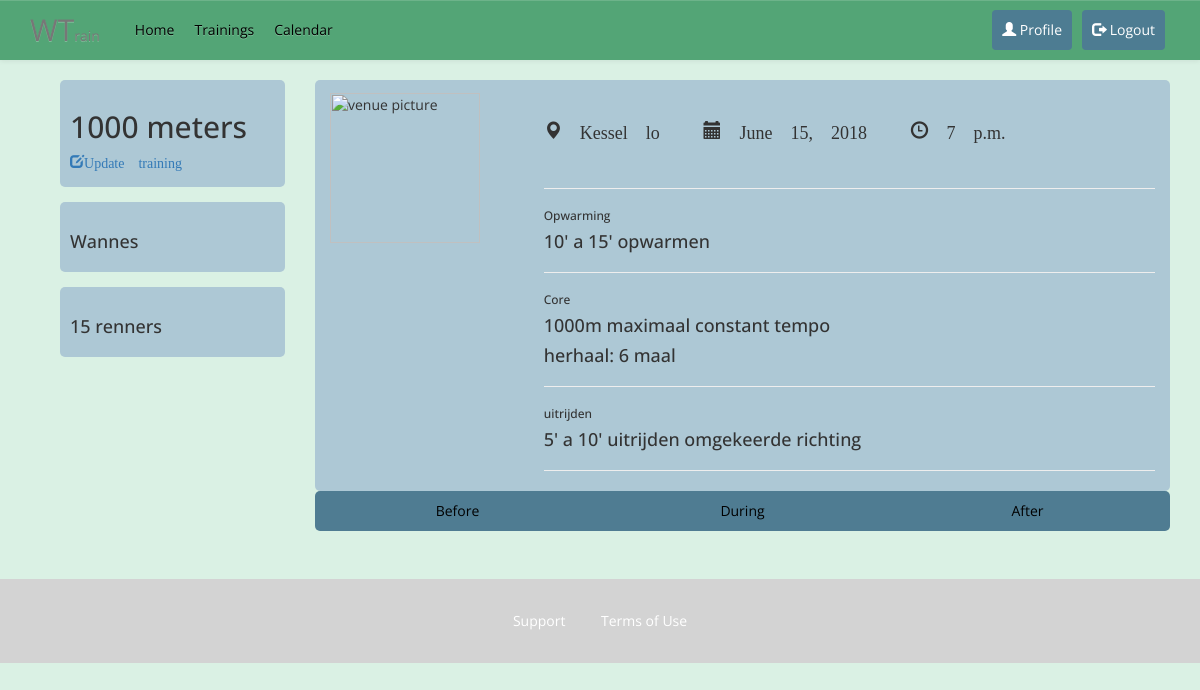
Before: /training-detail/9/ (signed in) with the older database file.
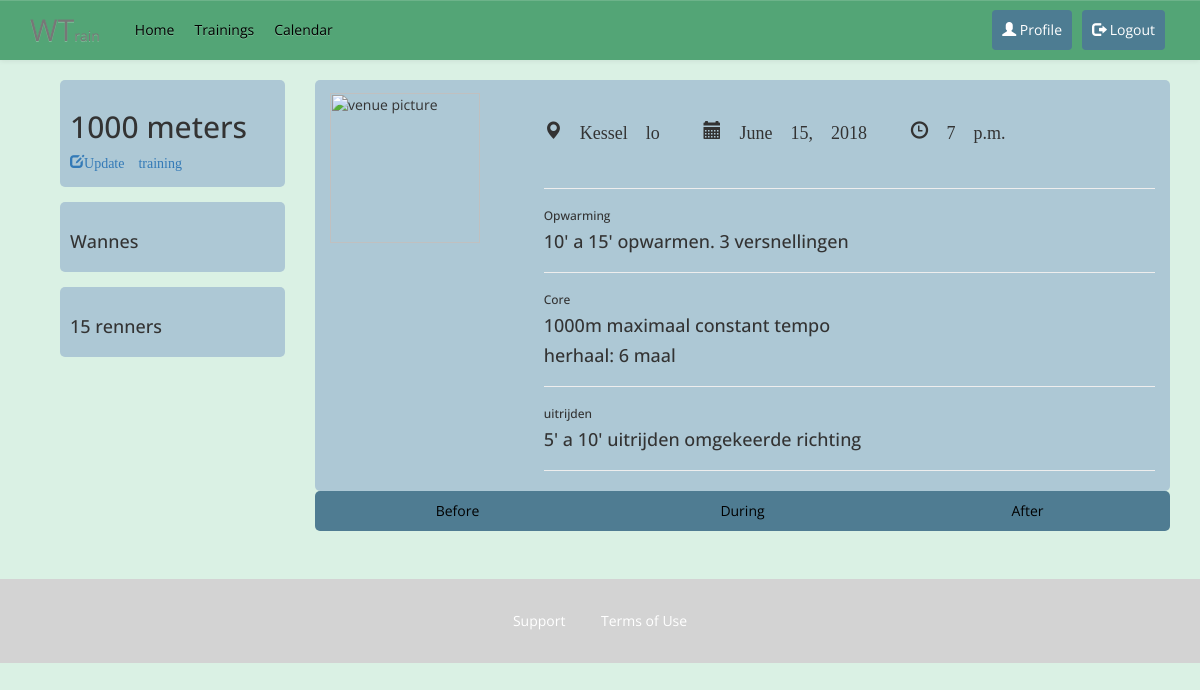
After: the same page with the newer database file.
### home/models.py (models this page shows, shortened)
class Training(models.Model):
    name = models.CharField(max_length=60, default='AddName')
    date = models.DateField((u"Date"), default=datetime.date.today, blank=True)
    start_time = models.TimeField((u"Start Time"), blank=True, null=True)
    location = models.ForeignKey(Location, on_delete=models.CASCADE,)
    trainers = models.ManyToManyField(Trainer, blank=True)
    riders = models.ManyToManyField(Rider, blank=True)
    program = models.ForeignKey(Training_program, on_delete=models.CASCADE, blank=True, null=True)
    warm_up = models.ForeignKey(Warm_up, on_delete=models.CASCADE, blank=True, null=True)
    core = models.ForeignKey(Core, on_delete=models.CASCADE, blank=True, null=True)
    cool_down = models.ForeignKey(Cool_down, on_delete=models.CASCADE, blank=True, null=True)
    class Meta:
        ordering = ['name']

class Warm_up(models.Model):
    name = models.CharField(max_length=50, blank=True, null=True)
    content = models.TextField(max_length=200, blank=True)
    content_repeat = models.IntegerField(default=1)

class Location(models.Model):
    name = models.CharField(max_length=30)
    address = models.CharField(max_length=50)
    city = models.CharField(max_length=60)
    state_province = models.CharField(max_length=30, blank=True)
    country = models.CharField(max_length=50)
    def __str__(self):
        return self.name
    class Meta:
        ordering = ['name']

class Core(models.Model):
    name = models.CharField(max_length=50, blank=True, null=True)
    content_1 = models.TextField(max_length=1000, blank=True)
    content_1_repeat = models.IntegerField(default=1, verbose_name="aantal keer")
    content_2 = models.TextField(max_length=1000, blank=True)
    content_2_repeat = models.IntegerField(default=1, verbose_name="aantal keer")

class Cool_down(models.Model):
    name = models.CharField(max_length=50, blank=True, null=True)
    content = models.TextField(max_length=200, blank=True)
    content_repeat = models.IntegerField(default=1)

### home/views.py (the view)
# urls.py: url(r'^training-detail/(?P<training_id>\d+)/$', views.display_training),
@login_required
def display_training(request, training_id):
    training = get_object_or_404(Training, pk=training_id)
    return render(request, 'home/view_training.html', {'training': training})

### home/templates/home/view_training.html (shortened to what this page needs)
{% extends "home/base.html" %}
{% load static %}
{% block content %}
<div class="container">
    <div class="col-md-3">
        <div class="side-nav">
            <h2>{{ training.name }}</h2>
            <p><a href="/training-detail/{{ training.id }}/update/"><span class="glyphicon glyphicon-edit">Update training</span></a></p>
        </div>
        <div class="side-nav">
            <h4>Wannes</h4>
        </div>
        <div class="side-nav">
            <h4>15 renners</h4>
        </div>
    </div>
    <div class="col-md-9">
    <div class="row profile-content">
        <div class="col-md-2" id="profile-picture">
            <img src="https://i.imgur.com/oKupqs3.png" alt="venue picture" height="150px" width="" margin-top="10px"/>
        </div>
        <div class="col-md-9 col-md-offset-1">
            <div class="training-meta">
                <h4 class="glyphicon glyphicon-map-marker padding-right-40" aria-hidden="true"> {{ training.location }}  </h4>
                <h4 class="glyphicon glyphicon-calendar padding-right-40" aria-hidden="true"> {{ training.date }}  </h4>
                <h4 class="glyphicon glyphicon-time" aria-hidden="true"> {{ training.start_time }}</h4>
            </div>
            <hr>
            <h6 class="gray">Opwarming</h6>
            <h4>{{ training.warm_up.content }}</h4>
            <hr>
            <h6 class="gray">Core</h6>
            <h4>{{ training.core.content_1 }}</h4>
            <h4>herhaal: {{ training.core.content_1_repeat }} maal</h4>
            <hr>
            <h6 class="gray">uitrijden</h6>
            <h4>{{ training.cool_down.content }}</h4>
            <hr>
        </div>
    </div>
      <div class="row profile-tab">
        <ul class="tab">
        <a href="#"><li class="col-md-4 tablinks" onclick="openTab(event, 'Education')">Before</li></a>
        <a href="#"><li class="col-md-4 tablinks" onclick="openTab(event, 'Extra-curricular')">During</li></a>
        <a href="#"><li class="col-md-4 tablinks" onclick="openTab(event, 'More-info')">After</li></a>
        </ul>
      </div>
    </div>
  </div>
{% endblock content %}

Changed rows visible on the page:
changed Training "1000 meters": warm_up.content "10' a 15' opwarmen" → "10' a 15' opwarmen. 3 versnellingen"
